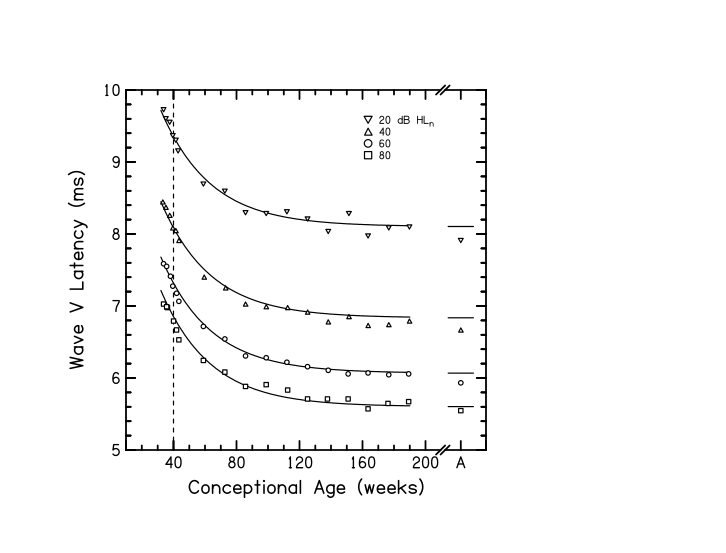

Generate this figure with gnuplot:
; PLT file created by Greg2000(2.4.0)
;
; Workbook and sheet name:  Book2 Gorga1989
; .plt file path and name:  C:\PlotPreview.plt
; Date and time created:    6/6/2011 3:41:10 PM
;
;============  PAGE    1  =============
head=0
NEWPAGE
xbreak=88
SIZFAC  =5.000
MAGNIFY =1.000
ROTATE  =0.000
VXLLC   =0.000
VYLLC   =0.000
XCYCLE = 0.000
XMIN = 40
XMAX = 200
XINT = 4.4
YCYCLE = 0.000
YMIN = 5
YMAX = 10
YINT = 5.5
GRID    =0.000
XLENGTH =5.000
YLENGTH =5.000
PLTYPE = 1.000
TICDIR  =1.000
SYMSIZ  =0.600
MSGSIZ  =1.000
LABSIZ  =1.200
ANNSIZ  =1.200
ANNLWT  =1.000
LABLWT  =1.000
PLTLWT  =1.000
ECHO    =0.000
AXLWT   =1.000
MSGLWT  =1.000
YHOR    =1.000
XANSKP  =0.000
YANSKP  =0.000
XPERCENT=70.000
YPERCENT=100
XSHIFT=-1.8
XLABEL = 
YLABEL = 
XFMT = I4
YFMT = I4
TICSIZ  =1.000

NEWFRAME
XLLC    =1.750
YLLC    =1.750
XANSKP  =0.000
YANSKP  =0.000
MXLLC   =0.250
MYLLC   =2.200
MSGSIZ  =1.400
MHALIGN = 2
MSGANGLE = 90.000
MXLLC = -0.600
MYLLC = 2.500
"Wave V Latency (ms)"
MSGANGLE = 0.000
MXLLC = 2.500 
MYLLC = -0.600
"Conceptional Age (weeks)"
MHALIGN = 0

;============= Infants ===============

pltype=lines
lintyp=4
40 5
40 10
plot
lintyp=0
ndata=159
xdata=$0+31
ydata=4.89+4.46*exp(-0.0318*$x)+5.31*exp(-0.0251*$1)
20
plot
40
plot
60
plot
80
plot
ndata=1
xdata=
ydata=
pltype=symbols

SYMBOL = 3.000
LINTYPE = 0.000
DATA
    33.678     9.726     0.000
    35.137     9.602     0.000
    37.568     9.552     0.000
    39.514     9.366     0.000
    41.459     9.303     0.000
    42.918     9.154     0.000
    58.967     8.694     0.000
    72.584     8.595     0.000
    85.714     8.296     0.000
    98.845     8.284     0.000
    111.976     8.308     0.000
    125.106     8.209     0.000
    138.237     8.035     0.000
    151.368     8.284     0.000
    163.526     7.973     0.000
    176.657     8.085     0.000
    189.787     8.097     0.000
PLOT

SYMBOL = 2.000
LINTYPE = 0.000
DATA
    33.192     8.445     0.000
    35.137     8.371     0.000
    37.568     8.259     0.000
    39.514     8.085     0.000
    41.459     8.047     0.000
    43.404     7.910     0.000
    59.453     7.401     0.000
    73.070     7.251     0.000
    85.714     7.027     0.000
    98.845     6.990     0.000
    112.462     6.978     0.000
    125.106     6.915     0.000
    138.237     6.779     0.000
    151.368     6.853     0.000
    163.526     6.729     0.000
    176.657     6.741     0.000
    189.787     6.791     0.000
PLOT

SYMBOL = 1.000
LINTYPE = 0.000
DATA
    33.678     7.587     0.000
    35.623     7.550     0.000
    38.055     7.413     0.000
    39.514     7.276     0.000
    41.945     7.177     0.000
    43.404     7.065     0.000
    58.967     6.716     0.000
    72.584     6.542     0.000
    85.714     6.306     0.000
    98.845     6.281     0.000
    111.976     6.219     0.000
    125.106     6.157     0.000
    138.237     6.107     0.000
    150.881     6.057     0.000
    163.526     6.070     0.000
    176.657     6.045     0.000
    189.301     6.057     0.000
PLOT

SYMBOL = 0.000
LINTYPE = 0.000
DATA
    33.678     7.027     0.000
    36.109     6.978     0.000
    35.623     6.990     0.000
    40.000     6.791     0.000
    41.945     6.667     0.000
    43.404     6.530     0.000
    58.967     6.244     0.000
    72.584     6.082     0.000
    85.714     5.883     0.000
    98.845     5.908     0.000
    112.462     5.833     0.000
    125.106     5.709     0.000
    137.751     5.709     0.000
    150.881     5.709     0.000
    163.526     5.572     0.000
    176.170     5.647     0.000
    189.301     5.672     0.000
PLOT

;=========== Adults ===============

newrange
xanskp=-1
yanskp=-1
xper=13.2
xshift=(xper-100)/2
xint=1.3
plot
newrange
xanskp=0
xper=7
xshift=46.5
xmin=900
xmax=1000
xint=1
xanno=900,A

pltype=lines
lintyp=0
ndata=2
xdata=$0*100+750
ydata=4.89+4.46*exp(-0.0318*$x)+5.31*exp(-0.0251*$1)
20
plot
40
plot
60
plot
80
plot
ndata=1
xdata=
ydata=
pltype=symbols

SYMBOL = 3.000
LINTYPE = 0.000
DATA
    900     7.910     0.000
PLOT

SYMBOL = 2.000
LINTYPE = 0.000
DATA
    900     6.667     0.000
PLOT

SYMBOL = 1.000
LINTYPE = 0.000
DATA
    900     5.933     0.000
PLOT

SYMBOL = 0.000
LINTYPE = 0.000
DATA
    900     5.547     0.000
PLOT

;====================================

msgdat=n : msgsiz=0.8
3.30 4.70 "
|3| 20 dB HL[n]
|2| 40
|1| 60
|0| 80
"
